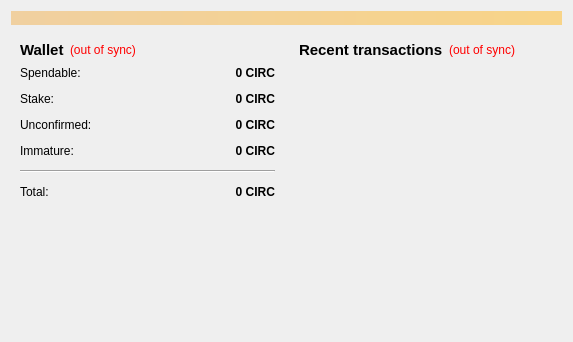
<?xml version="1.0" encoding="UTF-8"?>
<ui version="4.0">
 <class>OverviewPage</class>
 <widget class="QWidget" name="OverviewPage">
  <property name="geometry">
   <rect>
    <x>0</x>
    <y>0</y>
    <width>573</width>
    <height>342</height>
   </rect>
  </property>
  <property name="windowTitle">
   <string>Form</string>
  </property>
  <layout class="QVBoxLayout" name="topLayout">
   <item>
    <widget class="QLabel" name="labelAlerts">
     <property name="visible">
      <bool>false</bool>
     </property>
     <property name="styleSheet">
      <string notr="true">background-color: qlineargradient(x1: 0, y1: 0, x2: 1, y2: 0, stop:0 #F0D0A0, stop:1 #F8D488);  color:#000000
</string>
     </property>
     <property name="wordWrap">
      <bool>true</bool>
     </property>
     <property name="margin">
      <number>3</number>
     </property>
    </widget>
   </item>
   <item>
    <layout class="QHBoxLayout" name="horizontalLayout" stretch="1,1">
     <item>
      <layout class="QVBoxLayout" name="verticalLayout_2">
       <item>
        <widget class="QWidget" name="widget" native="true">
         <layout class="QVBoxLayout" name="verticalLayout_4">
          <item>
           <layout class="QHBoxLayout" name="horizontalLayout_4">
            <item>
             <widget class="QLabel" name="label_5">
              <property name="font">
               <font>
                <pointsize>11</pointsize>
                <weight>75</weight>
                <bold>true</bold>
               </font>
              </property>
              <property name="text">
               <string>Wallet</string>
              </property>
             </widget>
            </item>
            <item>
             <widget class="QLabel" name="labelWalletStatus">
              <property name="toolTip">
               <string>The displayed information may be out of date. Your wallet automatically synchronizes with the Circuits network after a connection is established, but this process has not completed yet.</string>
              </property>
              <property name="styleSheet">
               <string notr="true">QLabel { color: red; }</string>
              </property>
              <property name="text">
               <string notr="true">(out of sync)</string>
              </property>
              <property name="alignment">
               <set>Qt::AlignLeading|Qt::AlignLeft|Qt::AlignVCenter</set>
              </property>
             </widget>
            </item>
            <item>
             <spacer name="horizontalSpacer_2">
              <property name="orientation">
               <enum>Qt::Horizontal</enum>
              </property>
              <property name="sizeHint" stdset="0">
               <size>
                <width>40</width>
                <height>20</height>
               </size>
              </property>
             </spacer>
            </item>
           </layout>
          </item>
          <item>
           <layout class="QFormLayout" name="formLayout_2">
            <property name="fieldGrowthPolicy">
             <enum>QFormLayout::AllNonFixedFieldsGrow</enum>
            </property>
            <property name="horizontalSpacing">
             <number>12</number>
            </property>
            <property name="verticalSpacing">
             <number>12</number>
            </property>
            <item row="0" column="0">
             <widget class="QLabel" name="label">
              <property name="text">
               <string>Spendable:</string>
              </property>
             </widget>
            </item>
            <item row="0" column="1">
             <widget class="QLabel" name="labelBalance">
              <property name="font">
               <font>
                <weight>75</weight>
                <bold>true</bold>
               </font>
              </property>
              <property name="cursor">
               <cursorShape>IBeamCursor</cursorShape>
              </property>
              <property name="toolTip">
               <string>Your current spendable balance</string>
              </property>
              <property name="text">
               <string notr="true">0 CIRC</string>
              </property>
              <property name="alignment">
               <set>Qt::AlignRight|Qt::AlignTrailing|Qt::AlignVCenter</set>
              </property>
              <property name="textInteractionFlags">
               <set>Qt::LinksAccessibleByMouse|Qt::TextSelectableByKeyboard|Qt::TextSelectableByMouse</set>
              </property>
             </widget>
            </item>
            <item row="1" column="0">
             <widget class="QLabel" name="label_6">
              <property name="text">
               <string>Stake:</string>
              </property>
             </widget>
            </item>
            <item row="1" column="1">
             <widget class="QLabel" name="labelStake">
              <property name="font">
               <font>
                <weight>75</weight>
                <bold>true</bold>
               </font>
              </property>
              <property name="cursor">
               <cursorShape>IBeamCursor</cursorShape>
              </property>
              <property name="toolTip">
               <string>Total of coins that was staked, and do not yet count toward the current balance</string>
              </property>
              <property name="text">
               <string notr="true">0 CIRC</string>
              </property>
              <property name="alignment">
               <set>Qt::AlignRight|Qt::AlignTrailing|Qt::AlignVCenter</set>
              </property>
              <property name="textInteractionFlags">
               <set>Qt::LinksAccessibleByMouse|Qt::TextSelectableByKeyboard|Qt::TextSelectableByMouse</set>
              </property>
             </widget>
            </item>
            <item row="2" column="0">
             <widget class="QLabel" name="label_3">
              <property name="text">
               <string>Unconfirmed:</string>
              </property>
             </widget>
            </item>
            <item row="3" column="0">
             <widget class="QLabel" name="labelImmatureText">
              <property name="text">
               <string>Immature:</string>
              </property>
             </widget>
            </item>
            <item row="3" column="1">
             <widget class="QLabel" name="labelImmature">
              <property name="font">
               <font>
                <weight>75</weight>
                <bold>true</bold>
               </font>
              </property>
              <property name="toolTip">
               <string>Mined balance that has not yet matured</string>
              </property>
              <property name="text">
               <string notr="true">0 CIRC</string>
              </property>
              <property name="alignment">
               <set>Qt::AlignRight|Qt::AlignTrailing|Qt::AlignVCenter</set>
              </property>
              <property name="textInteractionFlags">
               <set>Qt::LinksAccessibleByMouse|Qt::TextSelectableByKeyboard|Qt::TextSelectableByMouse</set>
              </property>
             </widget>
            </item>
            <item row="4" column="0" colspan="2">
             <widget class="Line" name="line">
              <property name="orientation">
               <enum>Qt::Horizontal</enum>
              </property>
             </widget>
            </item>
            <item row="5" column="0">
             <widget class="QLabel" name="labelTotalText">
              <property name="text">
               <string>Total:</string>
              </property>
             </widget>
            </item>
            <item row="5" column="1">
             <widget class="QLabel" name="labelTotal">
              <property name="font">
               <font>
                <weight>75</weight>
                <bold>true</bold>
               </font>
              </property>
              <property name="cursor">
               <cursorShape>IBeamCursor</cursorShape>
              </property>
              <property name="toolTip">
               <string>Your current total balance</string>
              </property>
              <property name="text">
               <string notr="true">0 CIRC</string>
              </property>
              <property name="alignment">
               <set>Qt::AlignRight|Qt::AlignTrailing|Qt::AlignVCenter</set>
              </property>
              <property name="textInteractionFlags">
               <set>Qt::LinksAccessibleByMouse|Qt::TextSelectableByKeyboard|Qt::TextSelectableByMouse</set>
              </property>
             </widget>
            </item>
            <item row="2" column="1">
             <widget class="QLabel" name="labelUnconfirmed">
              <property name="font">
               <font>
                <weight>75</weight>
                <bold>true</bold>
               </font>
              </property>
              <property name="cursor">
               <cursorShape>IBeamCursor</cursorShape>
              </property>
              <property name="toolTip">
               <string>Total of transactions that have yet to be confirmed, and do not yet count toward the current balance</string>
              </property>
              <property name="text">
               <string notr="true">0 CIRC</string>
              </property>
              <property name="alignment">
               <set>Qt::AlignRight|Qt::AlignTrailing|Qt::AlignVCenter</set>
              </property>
              <property name="textInteractionFlags">
               <set>Qt::LinksAccessibleByMouse|Qt::TextSelectableByKeyboard|Qt::TextSelectableByMouse</set>
              </property>
             </widget>
            </item>
           </layout>
          </item>
         </layout>
        </widget>
       </item>
       <item>
        <spacer name="verticalSpacer">
         <property name="orientation">
          <enum>Qt::Vertical</enum>
         </property>
         <property name="sizeHint" stdset="0">
          <size>
           <width>20</width>
           <height>40</height>
          </size>
         </property>
        </spacer>
       </item>
      </layout>
     </item>
     <item>
      <layout class="QVBoxLayout" name="verticalLayout_3">
       <item>
        <widget class="QWidget" name="widget_2" native="true">
         <layout class="QVBoxLayout" name="verticalLayout">
          <item>
           <layout class="QHBoxLayout" name="horizontalLayout_2">
            <item>
             <widget class="QLabel" name="label_4">
              <property name="font">
               <font>
                <pointsize>11</pointsize>
                <weight>75</weight>
                <bold>true</bold>
               </font>
              </property>
              <property name="text">
               <string>&lt;b&gt;Recent transactions&lt;/b&gt;</string>
              </property>
             </widget>
            </item>
            <item>
             <widget class="QLabel" name="labelTransactionsStatus">
              <property name="toolTip">
               <string>The displayed information may be out of date. Your wallet automatically synchronizes with the Circuits network after a connection is established, but this process has not completed yet.</string>
              </property>
              <property name="styleSheet">
               <string notr="true">QLabel { color: red; }</string>
              </property>
              <property name="text">
               <string notr="true">(out of sync)</string>
              </property>
              <property name="alignment">
               <set>Qt::AlignRight|Qt::AlignTrailing|Qt::AlignVCenter</set>
              </property>
             </widget>
            </item>
            <item>
             <spacer name="horizontalSpacer">
              <property name="orientation">
               <enum>Qt::Horizontal</enum>
              </property>
              <property name="sizeHint" stdset="0">
               <size>
                <width>40</width>
                <height>20</height>
               </size>
              </property>
             </spacer>
            </item>
           </layout>
          </item>
          <item>
           <widget class="QListView" name="listTransactions">
            <property name="styleSheet">
             <string notr="true">QListView { background: transparent; }</string>
            </property>
            <property name="frameShape">
             <enum>QFrame::NoFrame</enum>
            </property>
            <property name="verticalScrollBarPolicy">
             <enum>Qt::ScrollBarAlwaysOff</enum>
            </property>
            <property name="horizontalScrollBarPolicy">
             <enum>Qt::ScrollBarAlwaysOff</enum>
            </property>
            <property name="selectionMode">
             <enum>QAbstractItemView::NoSelection</enum>
            </property>
           </widget>
          </item>
         </layout>
        </widget>
       </item>
      </layout>
     </item>
    </layout>
   </item>
  </layout>
 </widget>
 <resources/>
 <connections/>
</ui>
